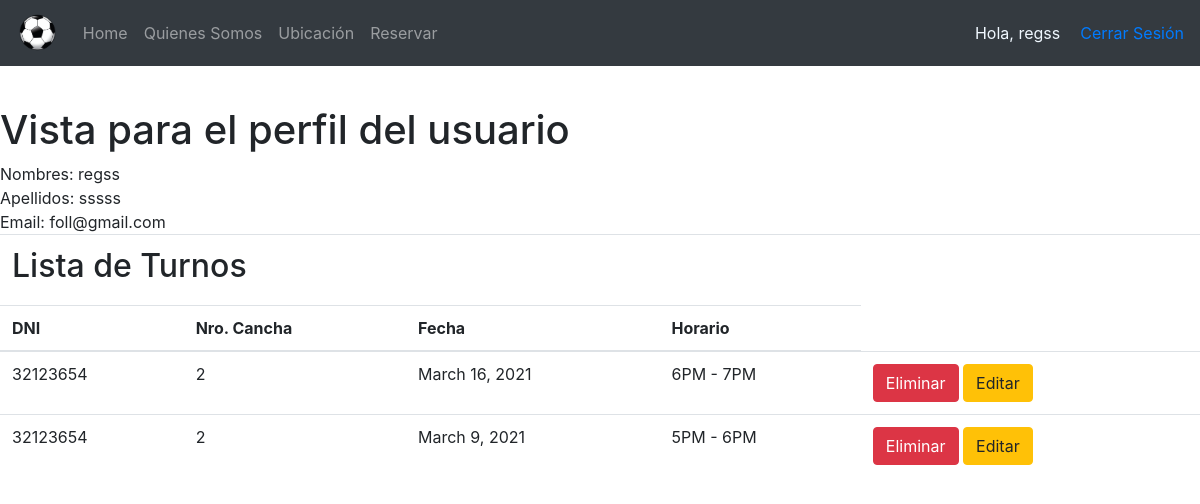
The app's page /Perfil/ (signed in), older data.
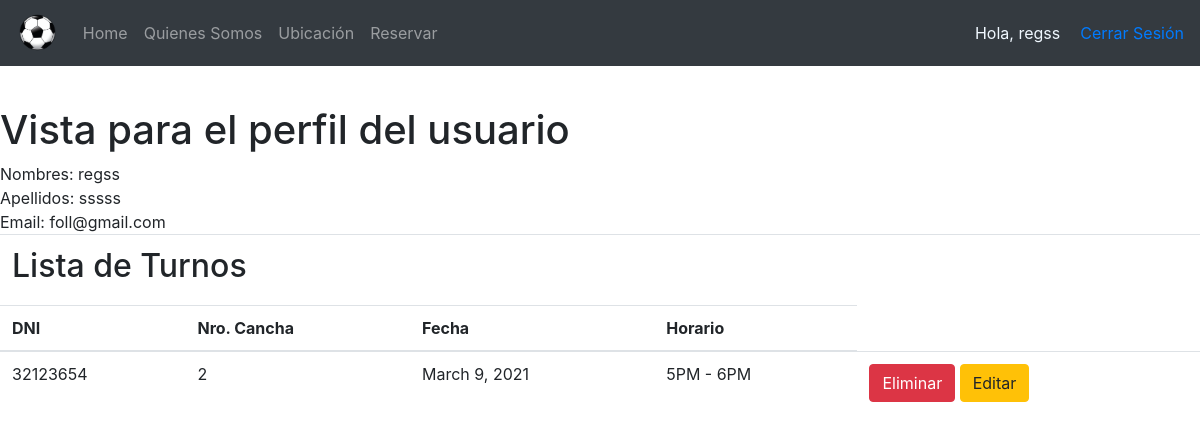
The same page, newer data.
### turnos/models.py (models this page shows, shortened)
class Turno(models.Model):
    dia = models.DateField()
    hora = models.CharField(blank=False, null=False, max_length=20, choices=HORARIOS)
    persona = models.ForeignKey(Usuario, on_delete=models.CASCADE)
    cancha = models.ForeignKey(Cancha, blank=False, null=False, on_delete=models.CASCADE)
    class Meta:
        ordering = ['dia']

### users/models.py (models this page shows, shortened)
class Usuario(AbstractBaseUser, PermissionsMixin):
    username = models.CharField("Usuario", unique=True, max_length=50)
    first_name = models.CharField("Nombres", max_length=200)
    surname = models.CharField("Apellidos", max_length=200)
    dni = models.CharField("Dni", unique=True, max_length=8)
    email = models.EmailField(_('email address'), unique=True)
    is_staff = models.BooleanField(default=False)
    is_active = models.BooleanField(default=True)
    date_joined = models.DateTimeField(default=timezone.now)
    USERNAME_FIELD = 'username'
    REQUIRED_FIELDS = ['email' ,'dni', 'first_name' , 'surname']
    objects = CustomUserManager()

### turnos/views.py (the view)
# urls.py: path('Perfil/', FormularioTurnosView.lista_turnos, name='lista_turnos'),
    def lista_turnos(request):
        actual_user = request.user.id
        data = {
            'turnos': Turno.objects.filter(persona_id=request.user.id).order_by('-dia')[:20],
        }
        return render(request, 'accounts/registrados/perfil.html', data)

### templates/accounts/registrados/perfil.html (shortened to what this page needs)
{% extends 'accounts/header.html' %}
{% load static %}
    {% block content %}
    <link rel="stylesheet" href="https://stackpath.bootstrapcdn.com/bootstrap/4.4.1/css/bootstrap.min.css">
</head>
<body>
    <h1>Vista para el perfil del usuario</h1>
    <div>
        <div>
            <span class="data">Nombres:  </span><span>{{ user.first_name }}</span>
        </div>
        <div>
            <span class="data">Apellidos:  </span><span>{{ user.surname }}</span>
        </div>
        <div>
            <span class="data">Email:  </span><span>{{ user.email }}</span>
        </div>
    </div>
    <table class="table">
        <thead>
            <tr>
                <td colspan="6"><h2>Lista de Turnos</h2></td>
             </tr>
          <tr>
            <th scope="col">DNI</th>
            <th scope="col">Nro. Cancha</th>
            <th scope="col">Fecha</th>
            <th scope="col">Horario</th>
          </tr>
        </thead>
        <tbody>
        {% for i in turnos %}
            <tr>
                <td>{{ i.persona.dni }}</td>
                <td>{{ i.cancha_id }}</td>
                <td>{{ i.dia }}</td>
                <td>{{ i.hora }}</td>
                <td>
                    <a class="btn btn-danger" href="{% url 'eliminar' i.id %}">Eliminar</a>
                    <a class="btn btn-warning" href="{% url 'editar_turno' i.id %}">Editar</a>
                </td>
            </tr>
        {% endfor %}
        </tbody>
      </table>
    {% endblock %}

Row changes from the older to the newer data that the page shows:
removed Turno: persona.dni "32123654", cancha_id "2", dia "March 16, 2021", hora "6PM - 7PM"
